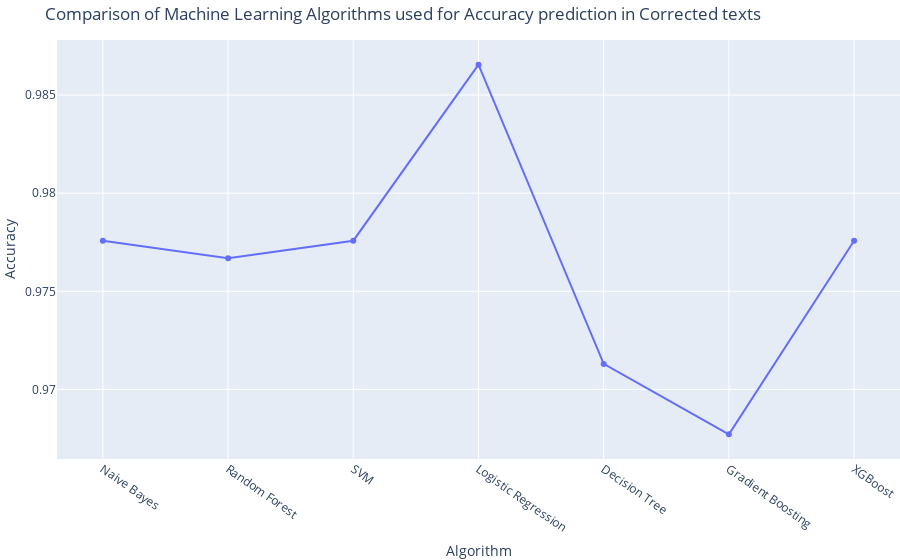

The cell this chart's notebook holds for it:
### Code cell
algorithm_names = ['Naive Bayes', 'Random Forest', 'SVM', 'Logistic Regression', 'Decision Tree', 'Gradient Boosting', 'XGBoost']
accuracies = [accuracy_nb, accuracy_rfc, accuracy_svm, accuracy_lor, accuracy_dtc, accuracy_gb, accuracy_xgb]

fig = go.Figure()

fig.add_trace(go.Scatter(x=algorithm_names, y=accuracies, mode='lines+markers'))

fig.update_layout(
    title='Comparison of Machine Learning Algorithms used for Accuracy prediction in Corrected texts',
    xaxis_title='Algorithm',
    yaxis_title='Accuracy',
    xaxis_tickangle=35,
    margin=dict(l=0, r=0, b=0, t=40),
)

fig.show()

### Figure 1 — Plotly figure (JSON) as saved in the notebook; plotly's stock layout.template omitted (floating-point values rounded to 4 significant figures)
{"data": [{"mode": "lines+markers", "type": "scatter", "x": ["Naive Bayes", "Random Forest", "SVM", "Logistic Regression", "Decision Tree", "Gradient Boosting", "XGBoost"], "y": [0.9776, 0.9767, 0.9776, 0.9865, 0.9713, 0.9677, 0.9776]}], "layout": {"margin": {"b": 0, "l": 0, "r": 0, "t": 40}, "title": {"text": "Comparison of Machine Learning Algorithms used for Accuracy prediction in Corrected texts"}, "xaxis": {"tickangle": 35, "title": {"text": "Algorithm"}}, "yaxis": {"title": {"text": "Accuracy"}}}}
